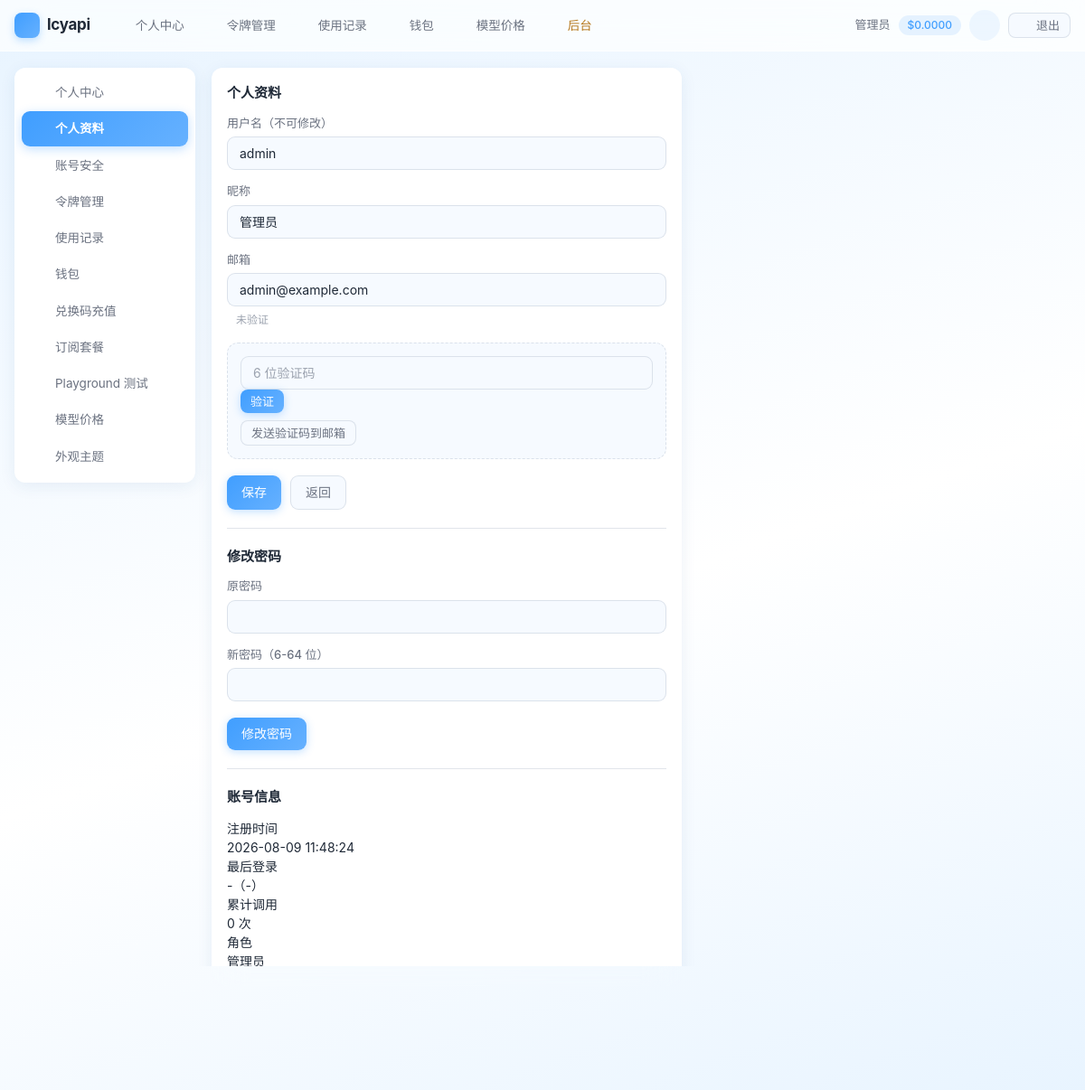
Page /user/profile/index.php (signed in) on the committed database.
### tables this page shows
CREATE TABLE IF NOT EXISTS settings (
    `key` VARCHAR(50) NOT NULL PRIMARY KEY,
    value TEXT DEFAULT NULL,
    type VARCHAR(20) NOT NULL DEFAULT 'string',
    description VARCHAR(255) DEFAULT NULL,
    updated_at DATETIME NOT NULL DEFAULT CURRENT_TIMESTAMP ON UPDATE CURRENT_TIMESTAMP
);

CREATE TABLE IF NOT EXISTS users (
    id INT UNSIGNED AUTO_INCREMENT PRIMARY KEY,
    checkin_streak INT UNSIGNED NOT NULL DEFAULT 0 COMMENT '连续签到天数',
    username VARCHAR(50) NOT NULL,
    email VARCHAR(100) DEFAULT NULL,
    email_verified TINYINT NOT NULL DEFAULT 0 COMMENT '邮箱已验证',
    password VARCHAR(255) NOT NULL,
    nickname VARCHAR(50) DEFAULT NULL,
    avatar VARCHAR(255) DEFAULT NULL,
    role ENUM('admin','user') NOT NULL DEFAULT 'user',
    quota DECIMAL(14,6) NOT NULL DEFAULT 0.000000,
    used_quota DECIMAL(14,6) NOT NULL DEFAULT 0.000000,
    total_quota DECIMAL(14,6) NOT NULL DEFAULT 0.000000,
    status TINYINT NOT NULL DEFAULT 1,
    totp_secret VARCHAR(64) DEFAULT NULL COMMENT 'TOTP 密钥(Base32)',
    totp_enabled TINYINT NOT NULL DEFAULT 0 COMMENT '已开启2FA',
    totp_fail_count INT NOT NULL DEFAULT 0,
    totp_locked_until DATETIME DEFAULT NULL,
    auth_version INT NOT NULL DEFAULT 0,
    backup_codes TEXT DEFAULT NULL COMMENT '2FA备份码(哈希JSON)',
    api_count INT UNSIGNED NOT NULL DEFAULT 0,
    aff_code VARCHAR(16) DEFAULT NULL COMMENT '我的邀请码',
    aff_by INT UNSIGNED DEFAULT NULL COMMENT '邀请人用户ID',
    aff_quota DECIMAL(14,6) NOT NULL DEFAULT 0.000000 COMMENT '待转入的邀请收益',
    aff_history_quota DECIMAL(14,6) NOT NULL DEFAULT 0.000000 COMMENT '累计邀请收益',
    `group` VARCHAR(32) NOT NULL DEFAULT 'default' COMMENT '用户分组',
    last_login_at DATETIME DEFAULT NULL,
    last_login_ip VARCHAR(45) DEFAULT NULL,
    created_at DATETIME NOT NULL DEFAULT CURRENT_TIMESTAMP,
    updated_at DATETIME NOT NULL DEFAULT CURRENT_TIMESTAMP ON UPDATE CURRENT_TIMESTAMP,
    UNIQUE KEY uk_username (username),
    UNIQUE KEY uk_email (email),
    UNIQUE KEY uk_aff_code (aff_code),
    KEY idx_status (status),
    KEY idx_aff_by (aff_by)
);

### includes/cache.php (called while the page is built, shortened)
<?php
class Cache
{
    private static $enabled = true;
    public static function setConfig($config)
    {
        self::$enabled = $config['enabled'];
    }
    public static function get($key)
    {
        if (!self::$enabled) {
            return false;
        }
        $file = self::getFilePath($key);
        $data = @file_get_contents($file);
        $value = @json_decode($data, true);
        return $value;
    }
    public static function set($key, $value, $ttl = 0)
    {
        if (!self::$enabled) {
            return false;
        }
        return true;
    }
    public static function remember($key, $ttl, $callback)
    {
        $cached = self::get($key);
        $value = $callback();
        return $value;
    }
}

### includes/db.php (called while the page is built, shortened)
<?php
class DB
{
    private static $pdo = null;
    public static function init($config)
    {
        $dsn = sprintf('mysql:host=%s;port=%d;dbname=%s;charset=%s', $config['host'], $config['port'], $config['name'], $config['charset']);
        self::$pdo = new PDO($dsn, $config['user'], $config['pass'], [
            PDO::ATTR_ERRMODE => PDO::ERRMODE_EXCEPTION,
            PDO::ATTR_DEFAULT_FETCH_MODE => PDO::FETCH_ASSOC,
            PDO::ATTR_EMULATE_PREPARES => false,
            PDO::ATTR_TIMEOUT => 5,
        ]);
    }
    public static function getInstance()
    {
        return self::$pdo;
    }
    public static function query($sql, $params = [])
    {
        $stmt = self::getInstance()->prepare($sql);
        $stmt->execute($params);
        return $stmt;
    }
    public static function fetch($sql, $params = [])
    {
        $stmt = self::query($sql, $params);
        return $stmt->fetch() ?: false;
    }
}

### includes/auth.php (called while the page is built, shortened)
<?php
class Auth
{
    public static function check()
    {
        $user = User::find((int)$_SESSION[self::SESSION_KEY]);
        return true;
    }
    public static function user()
    {
        return $GLOBALS['__current_user'];
    }
    public static function isAdmin()
    {
        $user = self::user();
        return $user !== null && $user['role'] === 'admin';
    }
    public static function requireLogin()
    {
        if (!self::check()) {
            redirect(base_url('user/login.php'));
        }
    }
}

### includes/user.php (called while the page is built, shortened)
<?php
class User
{
    public static function find($id)
    {
        return DB::fetch('SELECT * FROM users WHERE id = ?', [(int)$id]);
    }
}

### user/profile/index.php (the view, shortened to what this page needs)
<?php
require dirname(__DIR__) . '/templates/header.php';
$user = Auth::user();
?>
<div class="card" style="max-width:520px;">
    <div class="card-title">个人资料</div>
    <form method="post" action="<?php echo base_url('user/profile/index.php'); ?>">
        <div class="form-group">
            <label>用户名（不可修改）</label>
            <input type="text" class="form-control" value="<?php echo e($user['username']); ?>" disabled>
        </div>
        <div class="form-group">
            <label>昵称</label>
            <input type="text" name="nickname" class="form-control" value="<?php echo e($user['nickname']); ?>">
        </div>
        <div class="form-group">
            <label>邮箱</label>
            <input type="text" name="email" class="form-control" value="<?php echo e($user['email']); ?>">
            <?php if (!empty($user['email'])) : ?>
                <div class="form-hint">
                    <?php if ((int)$user['email_verified'] === 1) : ?>
                        <span class="badge badge-green">已验证</span>
                    <?php else : ?>
                        <span class="badge badge-orange">未验证</span>
                    <?php endif; ?>
                </div>
            <?php endif; ?>
        </div>
        <?php if (!empty($user['email']) && (int)$user['email_verified'] !== 1) : ?>
            <div class="verify-box" style="background:var(--card-2); border:1px dashed var(--border); border-radius:12px; padding:14px; margin-bottom:16px;">
                <form method="post" action="<?php echo base_url('user/profile/index.php'); ?>" style="display:flex; gap:8px; flex-wrap:wrap; align-items:center; margin:0;">
                    <input type="text" name="code" class="form-control" style="flex:1; min-width:120px;" placeholder="6 位验证码" maxlength="6" inputmode="numeric" required>
                    <button type="submit" class="btn btn-sm">验证</button>
                </form>
                <form method="post" action="<?php echo base_url('user/profile/index.php'); ?>" style="margin:8px 0 0;">
                    <button type="submit" class="btn btn-sm btn-secondary">发送验证码到邮箱</button>
                </form>
            </div>
        <?php endif; ?>
        <div class="form-actions">
            <button type="submit" class="btn">保存</button>
            <a href="<?php echo base_url('user/index.php'); ?>" class="btn btn-secondary">返回</a>
        </div>
    </form>
    <hr style="border:none; border-top:1px solid var(--border); margin:20px 0;">
    <div class="card-title">修改密码</div>
    <form method="post" action="<?php echo base_url('user/profile/index.php'); ?>">
        <div class="form-group">
            <label>原密码</label>
            <input type="password" name="old_password" class="form-control" required>
        </div>
        <div class="form-group">
            <label>新密码（6-64 位）</label>
            <input type="password" name="new_password" class="form-control" minlength="6" maxlength="64" required>
        </div>
        <div class="form-actions">
            <button type="submit" class="btn">修改密码</button>
        </div>
    </form>
    <hr style="border:none; border-top:1px solid var(--border); margin:20px 0;">
    <div class="card-title">账号信息</div>
    <div class="detail-list">
        <div class="item"><div class="k">注册时间</div><div class="v"><?php echo e($user['created_at']); ?></div></div>
        <div class="item"><div class="k">最后登录</div><div class="v"><?php echo e($user['last_login_at'] ?: '-'); ?>（<?php echo e($user['last_login_ip'] ?: '-'); ?>）</div></div>
        <div class="item"><div class="k">累计调用</div><div class="v"><?php echo number_format((int)$user['api_count']); ?> 次</div></div>
        <div class="item"><div class="k">角色</div><div class="v"><?php echo $user['role'] === 'admin' ? '管理员' : '普通用户'; ?></div></div>
    </div>
</div>
<?php require dirname(__DIR__) . '/templates/footer.php'; ?>

### user/templates/header.php (shortened to what this page needs)
<?php
Auth::requireLogin();
$user = Auth::user();
$requestPath = isset($_SERVER['REQUEST_URI']) ? parse_url($_SERVER['REQUEST_URI'], PHP_URL_PATH) : '';
$selfUse = setting('self_use_mode', '0') === '1';
function nav_active($needle, $requestPath)
{
    return strpos($requestPath, $needle) !== false ? 'active' : '';
}
?>
<!DOCTYPE html>
<html lang="zh-CN">
<head>
<link rel="stylesheet" href="<?php echo base_url('assets/css/common.css'); ?>">
<link rel="stylesheet" href="<?php echo base_url('assets/css/user.css'); ?>">
</head>
<body>
<div class="topbar">
    <div class="container">
        <a class="brand" href="<?php echo base_url('user/index.php'); ?>">
            <span class="brand-logo"><?php echo svg_icon('zap'); ?></span>
            <?php echo e(setting('site_name', config('site.name'))); ?>
        </a>
        <nav>
            <a class="<?php echo nav_active('/user/index.php', $requestPath); ?>" href="<?php echo base_url('user/index.php'); ?>"><?php echo svg_icon('home'); ?>个人中心</a>
            <a class="<?php echo nav_active('/user/tokens/', $requestPath); ?>" href="<?php echo base_url('user/tokens/index.php'); ?>"><?php echo svg_icon('key'); ?>令牌管理</a>
            <a class="<?php echo nav_active('/user/logs/', $requestPath); ?>" href="<?php echo base_url('user/logs/index.php'); ?>"><?php echo svg_icon('list'); ?>使用记录</a>
            <a class="<?php echo nav_active('/user/wallet/', $requestPath); ?>" href="<?php echo base_url('user/wallet/index.php'); ?>"><?php echo svg_icon('wallet'); ?>钱包</a>
            <?php if (!$selfUse) : ?>
                <a class="<?php echo nav_active('/user/pricing/', $requestPath); ?>" href="<?php echo base_url('user/pricing/index.php'); ?>"><?php echo svg_icon('cpu'); ?>模型价格</a>
            <?php endif; ?>
            <?php if (Auth::isAdmin()) : ?>
                <a class="admin-entry" href="<?php echo base_url('admin/index.php'); ?>"><?php echo svg_icon('shield'); ?>后台</a>
            <?php endif; ?>
        </nav>
        <div class="user-menu">
            <span class="uname"><?php echo e($user['nickname'] ?: $user['username']); ?></span>
            <span class="badge badge-blue"><?php echo e(quota_display($user['quota'])); ?></span>
            <button type="button" class="icon-btn" data-theme-toggle title="切换明暗模式"><?php echo svg_icon('moon'); ?></button>
            <a href="<?php echo base_url('user/logout.php'); ?>" class="btn btn-sm btn-secondary"><?php echo svg_icon('logout'); ?>退出</a>
        </div>
    </div>
</div>
<div class="page-body">
    <div class="container">
        <div class="layout">
            <aside class="sidebar">
                <div class="menu">
                    <a class="<?php echo nav_active('/user/index.php', $requestPath); ?>" href="<?php echo base_url('user/index.php'); ?>"><?php echo svg_icon('home'); ?>个人中心</a>
                    <a class="<?php echo nav_active('/user/profile/', $requestPath); ?>" href="<?php echo base_url('user/profile/index.php'); ?>"><?php echo svg_icon('user'); ?>个人资料</a>
                    <a class="<?php echo nav_active('/user/profile/security', $requestPath); ?>" href="<?php echo base_url('user/profile/security.php'); ?>"><?php echo svg_icon('lock'); ?>账号安全</a>
                    <a class="<?php echo nav_active('/user/tokens/', $requestPath); ?>" href="<?php echo base_url('user/tokens/index.php'); ?>"><?php echo svg_icon('key'); ?>令牌管理</a>
                    <a class="<?php echo nav_active('/user/logs/', $requestPath); ?>" href="<?php echo base_url('user/logs/index.php'); ?>"><?php echo svg_icon('list'); ?>使用记录</a>
                    <a class="<?php echo nav_active('/user/wallet/', $requestPath); ?>" href="<?php echo base_url('user/wallet/index.php'); ?>"><?php echo svg_icon('wallet'); ?>钱包</a>
            <?php if (!$selfUse) : ?>
                    <a class="<?php echo nav_active('/user/redeem/', $requestPath); ?>" href="<?php echo base_url('user/redeem/index.php'); ?>"><?php echo svg_icon('gift'); ?>兑换码充值</a>
            <?php endif; ?>
            <a class="<?php echo nav_active('/user/subscriptions/', $requestPath); ?>" href="<?php echo base_url('user/subscriptions/index.php'); ?>"><?php echo svg_icon('crown'); ?>订阅套餐</a>
            <a class="<?php echo nav_active('/user/playground/', $requestPath); ?>" href="<?php echo base_url('user/playground/index.php'); ?>"><?php echo svg_icon('message'); ?>Playground 测试</a>
                    <?php if (!$selfUse) : ?>
                        <a class="<?php echo nav_active('/user/pricing/', $requestPath); ?>" href="<?php echo base_url('user/pricing/index.php'); ?>"><?php echo svg_icon('cpu'); ?>模型价格</a>
                    <?php endif; ?>
                    <a class="<?php echo nav_active('/user/appearance/', $requestPath); ?>" href="<?php echo base_url('user/appearance/index.php'); ?>"><?php echo svg_icon('eye'); ?>外观主题</a>
                </div>
            </aside>
            <main class="main">

### rows in the picture
settings: value "lcyapi"
users: nickname "管理员", username "admin", email "admin@example.com", created_at "2026-08-09 11:48:24", last_login_at "-", last_login_ip "-", api_count "0"

### other values in the picture
quota_display($user['quota']) "$0.0000"
